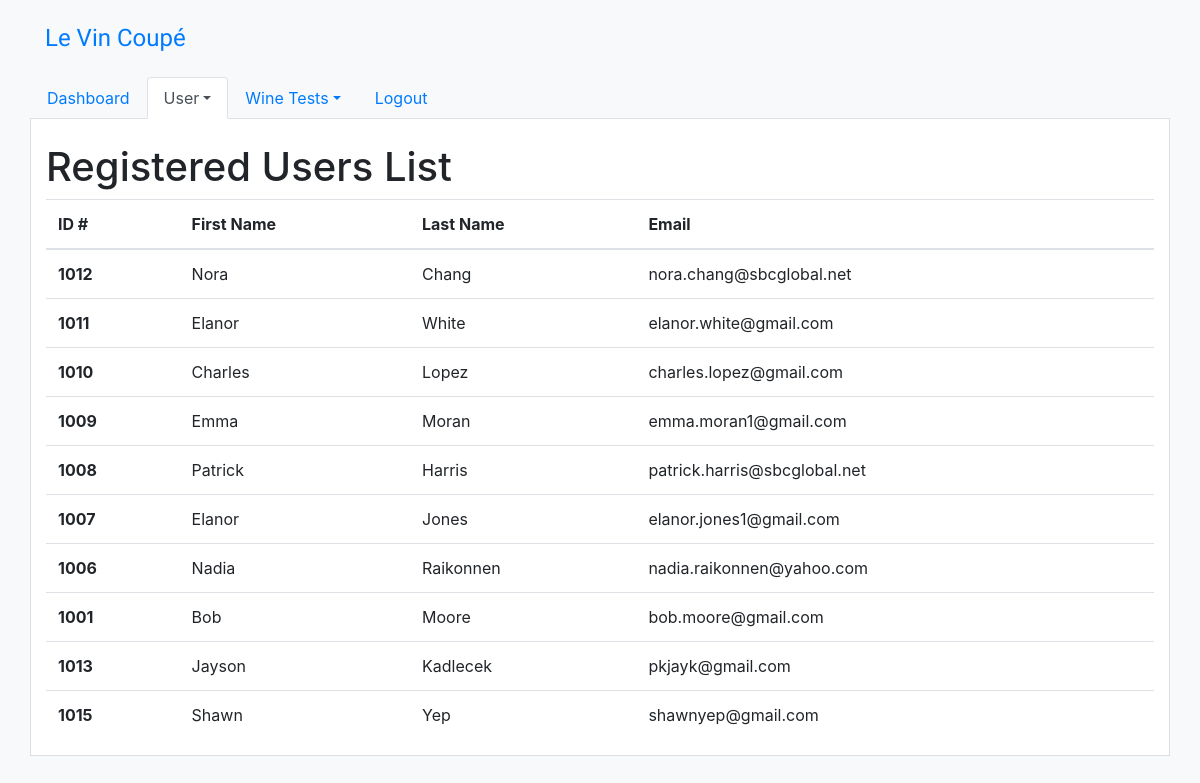
The app's page /users (signed in), older data.
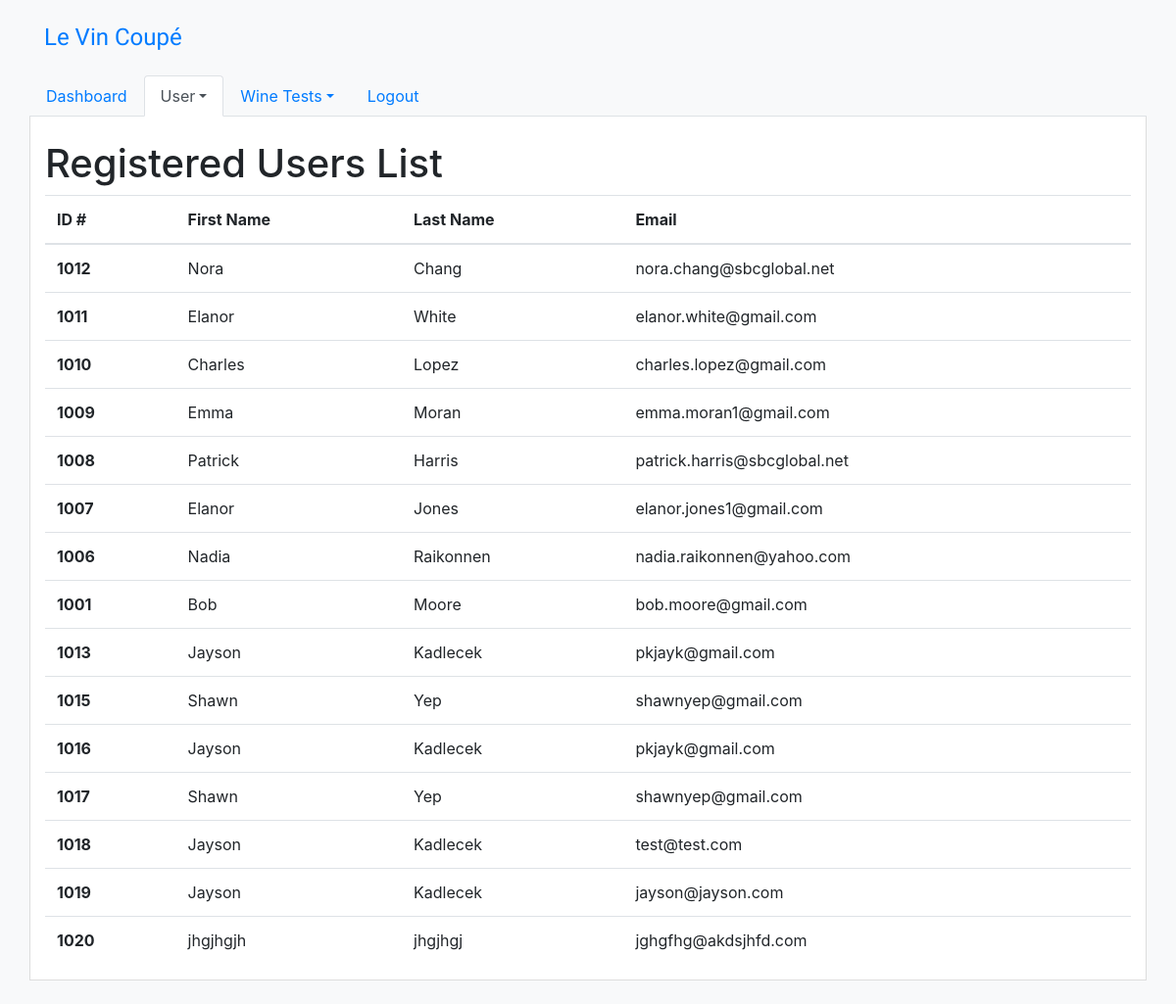
The same page, newer data.
### tables this page shows
CREATE TABLE "Employee" (
	`EmployeeID`	TEXT,
	`FirstName`	TEXT,
	`LastName`	TEXT,
	`StreetAddress`	TEXT,
	`City`	TEXT,
	`State`	TEXT,
	`ZipCode`	TEXT,
	`Email`	TEXT,
	`Password`	TEXT,
	PRIMARY KEY(EmployeeID)
);

### app.py (the view)
@app.route("/users")
def displayUserList():
	user = User()
	userList = user.getUsers()
	return render_template('users.html', users = userList)

### app.py (called while the page is built)
@app.before_request
def check_login():
	if not User.isLoggedIn() and request.path != "/login":
		return redirect("/login", code=302)

### user.py (called while the page is built)
	def getUsers(self):
		with self.userDatabase:
			cur = self.userDatabase.cursor()
			try:
				cur.execute("SELECT EmployeeID, FirstName, LastName, StreetAddress, City, State, ZipCode, Email FROM Employee")
				employeeList = list(cur.fetchall())
			except Exception as e:
				print(e)
		return employeeList

	def isLoggedIn():
		if session.get('loggedIn') == True:
			return True
		else:
			return False

### templates/users.html (shortened to what this page needs)
<!doctype html>
<head>
{% include 'header-code.html' %}
</head>
<body>
{% with active="user" %}
	{% include 'nav.html' %}
{% endwith %}
<div class="container content mb-4" style="border:1px solid #ddd; border-top:none;">
<h1 class="pt-4">Registered Users List</h1>
<table class="table">
  <thead>
    <tr>
      <th scope="col">ID #</th>
      <th scope="col">First Name</th>
      <th scope="col">Last Name</th>
      <th scope="col">Email</th>
    </tr>
  </thead>
   <tbody>
{% for user in users %}
    <tr>
      <th scope="row">{{ user[0] }}</th>
      <td>{{ user[1] }}</td>
      <td>{{ user[2] }}</td>
      <td>{{ user[7] }}</td>
    </tr>
{% endfor %}
  </tbody>
</table>
</div>
</body>
</html>

Row changes from the older to the newer data that the page shows:
added Employee: EmployeeID "1016", FirstName "Jayson", LastName "Kadlecek", Email "pkjayk@gmail.com"
added Employee: EmployeeID "1017", FirstName "Shawn", LastName "Yep", Email "shawnyep@gmail.com"
added Employee: EmployeeID "1018", FirstName "Jayson", LastName "Kadlecek", Email "test@test.com"
added Employee: EmployeeID "1019", FirstName "Jayson", LastName "Kadlecek", Email "jayson@jayson.com"
added Employee: EmployeeID "1020", FirstName "jhgjhgjh", LastName "jhgjhgj", Email "jghgfhg@akdsjhfd.com"
